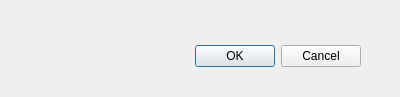
<?xml version="1.0" encoding="UTF-8"?>
<ui version="4.0">
 <class>Dialog</class>
 <widget class="QDialog" name="Dialog">
  <property name="geometry">
   <rect>
    <x>0</x>
    <y>0</y>
    <width>400</width>
    <height>97</height>
   </rect>
  </property>
  <property name="windowTitle">
   <string>Dialog</string>
  </property>
  <widget class="QDialogButtonBox" name="buttonBox">
   <property name="geometry">
    <rect>
     <x>20</x>
     <y>40</y>
     <width>341</width>
     <height>32</height>
    </rect>
   </property>
   <property name="orientation">
    <enum>Qt::Horizontal</enum>
   </property>
   <property name="standardButtons">
    <set>QDialogButtonBox::Cancel|QDialogButtonBox::Ok</set>
   </property>
  </widget>
 </widget>
 <resources/>
 <connections>
  <connection>
   <sender>buttonBox</sender>
   <signal>accepted()</signal>
   <receiver>Dialog</receiver>
   <slot>accept()</slot>
   <hints>
    <hint type="sourcelabel">
     <x>248</x>
     <y>254</y>
    </hint>
    <hint type="destinationlabel">
     <x>157</x>
     <y>274</y>
    </hint>
   </hints>
  </connection>
  <connection>
   <sender>buttonBox</sender>
   <signal>rejected()</signal>
   <receiver>Dialog</receiver>
   <slot>reject()</slot>
   <hints>
    <hint type="sourcelabel">
     <x>316</x>
     <y>260</y>
    </hint>
    <hint type="destinationlabel">
     <x>286</x>
     <y>274</y>
    </hint>
   </hints>
  </connection>
 </connections>
</ui>
